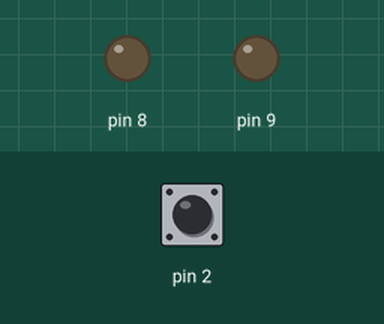
Bench run of a sketch on a simulated Arduino Uno, built with avr-gcc and run on an emulated ATmega328P. Parts: output pins drawn as LEDs (lit = HIGH). Inputs (shaded band) come from the test bench; at power-on: pin 2 HIGH.

Above: at 1.2 s.
1.3 s: pin 2 pulled LOW for 0.15 s
At 1.37 s:
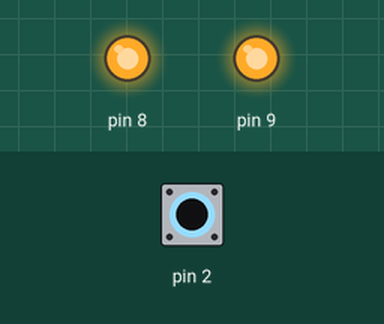
2.9 s: pin 2 pulled LOW for 3.2 s
At 6.6 s:
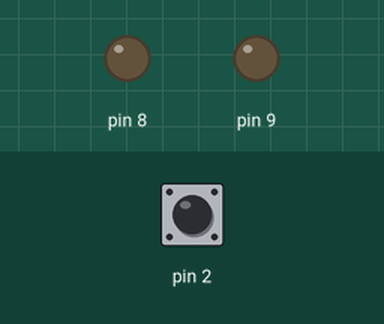
Timing chart, 0 to 8.1 s (numbered marks = the images above; inputs shaded):
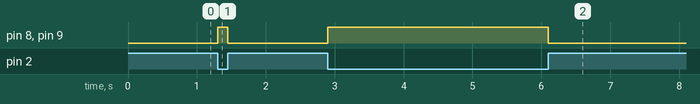

The sketch:

tilt_detection_alarm.ino
```cpp
void setup() {
  pinMode(2, INPUT_PULLUP);
  pinMode(8, OUTPUT);
  pinMode(9, OUTPUT);
}

void loop() {
  if (digitalRead(2) == LOW) {
    digitalWrite(8, HIGH);
    digitalWrite(9, HIGH);
  } else {
    digitalWrite(8, LOW);
    digitalWrite(9, LOW);
  }

  delay(50);
}
```

Measured:
- after the input at 1.3 s, pin 8, pin 9: LOW → HIGH at once, → LOW 0.15 s later
- after the input at 2.9 s, pin 8, pin 9: LOW → HIGH at once, → LOW 3.2 s later
